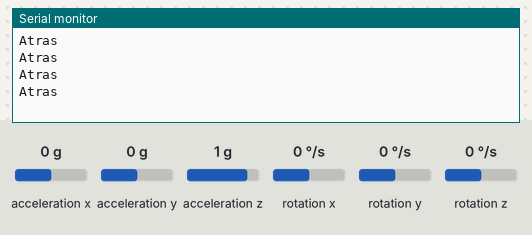
A sketch run on a simulated Arduino Uno, built with avr-gcc and run on an emulated ATmega328P. On the bench: the last lines printed to the serial monitor. The inputs (shaded band) are chosen by the test bench; at power-on: acceleration x 0 g, acceleration z 1 g, acceleration y 0 g, rotation x 0 °/s, rotation y 0 °/s, rotation z 0 °/s.

Above: at 1.2 s.
1.3 s: acceleration x set to -1.4 g
At 1.65 s:
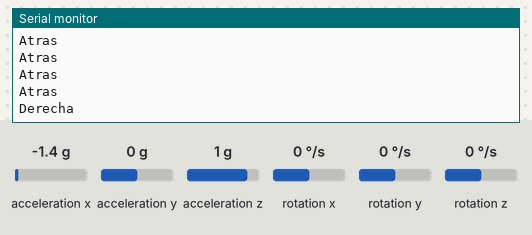
3.6 s: acceleration z set to -1.4 g
At 4.13 s:
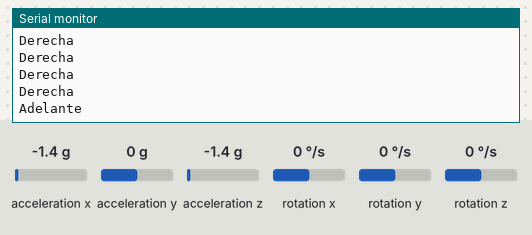
6.1 s: acceleration x set to 1.4 g
At 6.61 s:
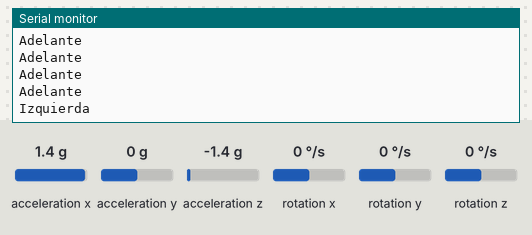

Measured:
- after the input at 1.3 s, the serial monitor: prints a new line after 0.12 s (image 1)
- after the input at 3.6 s, the serial monitor: prints a new line after 0.30 s (image 2)
- after the input at 6.1 s, the serial monitor: prints a new line after 0.28 s (image 3)

The sketch:

Reconocimiento_gestos_2026.ino
```cpp
#include <Wire.h>
#include <MPU6050.h>

MPU6050 mpu(0x68); //Revisar la dirección de su módulo

int pitch=0;
int roll=0;
unsigned long past_time=0;


///////////////////////////////// Variables Red Neuronal ////////////////
const int node = 2;
const int input = 2;
const int outputs = 2;

float P[input][1];
// Modificar pesos y bias, utilziar las del entrenamiento
float W1[node][input]={{3.240196361625106,-0.043726993962835},
                      {3.674518515832785,-3.836152739641886}};

float b1[node][1]={{-0.019033024837803},
                   {0.876504827758941}};

float a1[node][1];

float W2[outputs][node]={{4.708662302993665,2.906227027194604},
                        {-4.813177284901015,2.566476262595220}};


float b2[outputs][1]={{-0.216418141735284},
                      {-0.263706402669589}};

float a2[outputs][1];

float aux=0.0;

int maxValue = 1023;
int minValue = 0;


void setup()
{
  Serial.begin(115200);

  /*--Start I2C interface--*/
  #if I2CDEV_IMPLEMENTATION == I2CDEV_ARDUINO_WIRE
    Wire.begin(); // Seleccionar los GPIO adecuados (ESP32)
  #elif I2CDEV_IMPLEMENTATION == I2CDEV_BUILTIN_FASTWIRE
    Fastwire::setup(400, true);
  #endif
  mpu.initialize();

}

void loop() {

  /////////////////////////////// Primera Capa Entrada ///////////////////
  int16_t ax, ay, az;

  mpu.getAcceleration(&ax, &ay, &az);
  float x = ax / 16384.0;
  float y = ay / 16384.0;
  float z = az / 16384.0;

  pitch = -(atan2(x, sqrt(y*y + z*z)) * 180.0) / M_PI;
  roll = (atan2(y, z) * 180.0) / M_PI;

  int mappedPitch = map(pitch, -180, 180, 0, 1023);
  int mappedRoll = map(roll, -180, 180, 0, 1023);


  P[0][0]=dataNormalized((float) mappedPitch,minValue,maxValue);
  P[1][0]=dataNormalized((float) mappedRoll,minValue,maxValue);

  ///////////////////////////// Segunda Capa //////////////////////////

  for(int i = 0 ; i<node; i++ ) {
    aux=0.0;
    for(int j = 0 ; j < input ; j++ ) {
     aux=aux+W1[i][j]*P[j][0];
    }
    a1[i][0]=tansig(aux+b1[i][0]);
  }

    ///////////////////////////// Tercera Capa //////////////////////////

    for(int i = 0 ; i<outputs; i++ ) {
    aux=0.0;
    for(int j = 0 ; j < node ; j++ ) {
     aux=aux+W2[i][j]*a1[j][0];
    }
    a2[i][0]=tansig(aux+b2[i][0]);
    }
    // Modificar etiquetas de acuerdo a la codificación
    if (a2[0][0]<=0 && a2[1][0]<=0){
      Serial.println("Adelante");
      }
      else if(a2[0][0]<=0 && a2[1][0]>0){
        Serial.println("Izquierda");
        }
       else if(a2[0][0]>0 && a2[1][0]<=0){
        Serial.println("Derecha");
        }
        else
        {
          Serial.println("Atras");
          }

    delay(350);
  }


float tansig(float n)
{
  float a = exp(n);
  float b = exp(-n);
  return (a-b)/(a+b);
}

float dataNormalized(int inputData, int minData, int maxData)
{
  float valueNorm;
  valueNorm = 2.0*(inputData-minData)/(maxData-minData)-1.0;
  return valueNorm;
}
```
